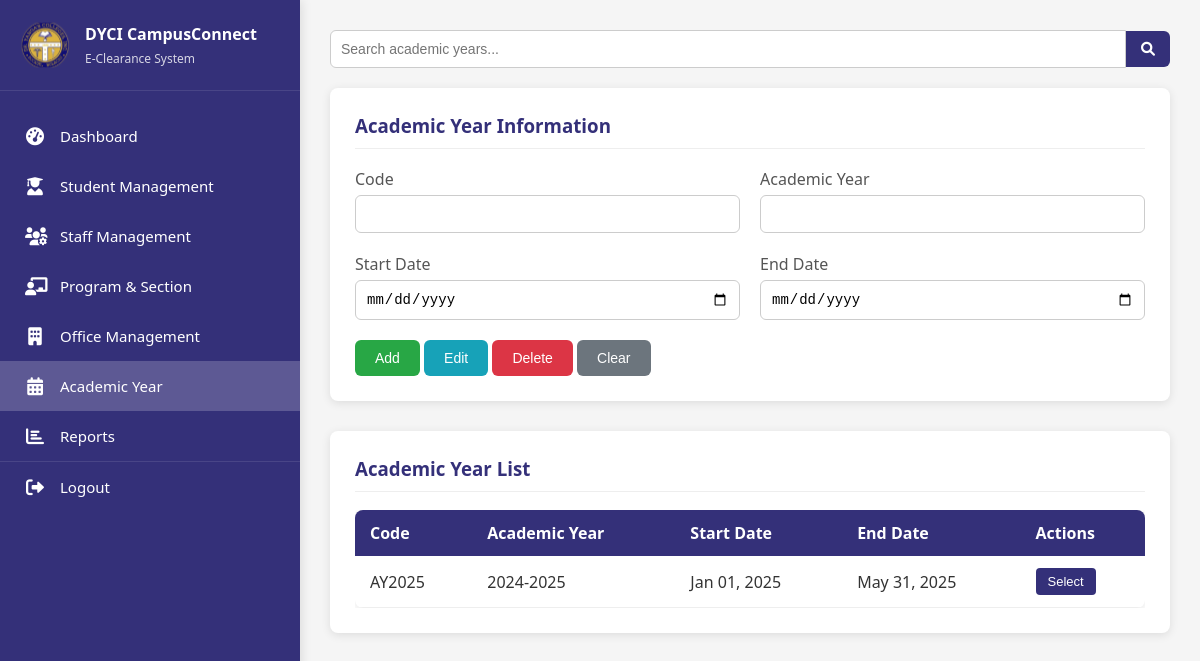
The page /refer/pages/academicyear.php on the database its author committed.
### tables this page shows
CREATE TABLE `academicyears` (
  `Code` varchar(50) NOT NULL,
  `AcademicYear` varchar(50) NOT NULL,
  `StartDate` date NOT NULL,
  `EndDate` date NOT NULL
);

### refer/pages/academicyear.php (the view, shortened to what this page needs)
<?php
include '../includes/db_connect.php';
$search_query = isset($_POST['search_query']) ? $_POST['search_query'] : '';
$ay_sql = "SELECT * FROM academicyears";
$ay_result = $conn->query($ay_sql);
?>
<!DOCTYPE html>
<html lang="en">
<head>
<link rel="stylesheet" href="https://cdnjs.cloudflare.com/ajax/libs/font-awesome/6.0.0/css/all.min.css">
</head>
<body>
<nav class="sidebar">
    <div class="logo-container">
        <img src="../assets/dyci_logo.svg" alt="DYCI Logo" class="logo">
        <div class="logo-text">
            <h2>DYCI CampusConnect</h2>
            <p>E-Clearance System</p>
        </div>
    </div>
    <ul>
        <?php $current_page = basename($_SERVER['PHP_SELF']); ?>
        <li <?php echo ($current_page == 'dashboard.php') ? 'class="active"' : ''; ?>><a href="dashboard.php"><i class="fas fa-tachometer-alt icon"></i> Dashboard</a></li>
        <li <?php echo ($current_page == 'student_management.php') ? 'class="active"' : ''; ?>><a href="student_management.php"><i class="fas fa-user-graduate icon"></i> Student Management</a></li>
        <li <?php echo ($current_page == 'staff_management.php') ? 'class="active"' : ''; ?>><a href="staff_management.php"><i class="fas fa-users-cog icon"></i> Staff Management</a></li>
        <li <?php echo ($current_page == 'program_section.php') ? 'class="active"' : ''; ?>><a href="program_section.php"><i class="fas fa-chalkboard-teacher icon"></i> Program & Section</a></li>
        <li <?php echo ($current_page == 'office_management.php') ? 'class="active"' : ''; ?>><a href="office_management.php"><i class="fas fa-building icon"></i> Office Management</a></li>
        <li <?php echo ($current_page == 'academicyear.php') ? 'class="active"' : ''; ?>><a href="academicyear.php"><i class="fas fa-calendar-alt icon"></i> Academic Year</a></li>
        <li <?php echo ($current_page == 'reports.php') ? 'class="active"' : ''; ?>><a href="reports.php"><i class="fas fa-chart-bar icon"></i> Reports</a></li>
        <li class="logout"><a href="../includes/logout.php"><i class="fas fa-sign-out-alt icon"></i> Logout</a></li>
    </ul>
</nav>
<div class="container">
    <div class="search-container">
        <form method="POST" class="search-form">
            <div class="search-input-group">
                <input type="text" name="search_query" placeholder="Search academic years..."
                       value="<?php echo htmlspecialchars($search_query); ?>">
                <button type="submit" name="search" class="search-button">
                    <i class="fas fa-search"></i>
                </button>
            </div>
        </form>
    </div>
    <div class="panel">
        <h3>Academic Year Information</h3>
        <form method="POST">
            <div class="form-row">
                <div class="form-group">
                    <label>Code</label>
                    <input type="text" id="code" name="code" required>
                </div>
                <div class="form-group">
                    <label>Academic Year</label>
                    <input type="text" id="academic_year" name="academic_year" required>
                </div>
            </div>
            <div class="form-row">
                <div class="form-group">
                    <label>Start Date</label>
                    <input type="date" id="start_date" name="start_date" required>
                </div>
                <div class="form-group">
                    <label>End Date</label>
                    <input type="date" id="end_date" name="end_date" required>
                </div>
            </div>
            <div class="form-buttons">
                <button type="submit" name="add_ay">Add</button>
                <button type="submit" name="edit_ay">Edit</button>
                <button type="submit" name="delete_ay" onclick="return confirm('Are you sure you want to delete this academic year?');">Delete</button>
                <button type="button" onclick="clearForm()">Clear</button>
            </div>
        </form>
    </div>
    <div class="panel">
        <h3>Academic Year List</h3>
        <div class="scrollable-content">
            <table>
                <thead>
                    <tr>
                        <th>Code</th>
                        <th>Academic Year</th>
                        <th>Start Date</th>
                        <th>End Date</th>
                        <th>Actions</th>
                    </tr>
                </thead>
                <tbody>
                    <?php while ($ay = $ay_result->fetch_assoc()) { ?>
                        <tr onclick="selectAY('<?php echo $ay['Code']; ?>', '<?php echo $ay['AcademicYear']; ?>', '<?php echo $ay['StartDate']; ?>', '<?php echo $ay['EndDate']; ?>')">
                            <td><?php echo $ay['Code']; ?></td>
                            <td><?php echo $ay['AcademicYear']; ?></td>
                            <td><?php echo date('M d, Y', strtotime($ay['StartDate'])); ?></td>
                            <td><?php echo date('M d, Y', strtotime($ay['EndDate'])); ?></td>
                            <td><button type="button">Select</button></td>
                        </tr>
                    <?php } ?>
                </tbody>
            </table>
        </div>
    </div>
</div>
</body>
</html>

### refer/pages/academicyear.php (style rules this page uses)
body { font-family: 'Segoe UI', Tahoma, Geneva, Verdana, sans-serif; margin: 0; padding: 0; background-color: #f5f5f5; color: #333; display: flex; min-height: 100vh; }
.sidebar { width: 300px; background-color: #343079; color: white; height: 100vh; position: fixed; padding: 20px 0; box-shadow: 2px 0 10px rgba(0,0,0,0.1); overflow-y: auto; transition: all 0.3s; }
.logo-container { display: flex; align-items: center; padding: 0 20px 20px; border-bottom: 1px solid rgba(255,255,255,0.1); margin-bottom: 20px; }
.logo { width: 50px; height: 50px; margin-right: 15px; }
.logo-text h2 { font-size: 16px; margin: 0 0 5px 0; font-weight: 600; }
.logo-text p { font-size: 12px; margin: 0; opacity: 0.8; }
.sidebar ul { list-style: none; padding: 0; margin: 0; }
.sidebar li a { display: flex; align-items: center; padding: 15px 25px; color: white; text-decoration: none; transition: all 0.3s; font-size: 15px; }
.sidebar li.active a { background-color: rgba(255,255,255,0.2); }
.sidebar li.logout { margin-top: auto; border-top: 1px solid rgba(255,255,255,0.1); }
.sidebar .icon { margin-right: 15px; font-size: 18px; width: 20px; text-align: center; }
.container { flex: 1; margin-left: 300px; padding: 30px; display: flex; flex-direction: column; min-height: 100vh; box-sizing: border-box; overflow-y: auto; }
.panel { background-color: #fff; padding: 25px; border-radius: 8px; box-shadow: 0 2px 10px rgba(0,0,0,0.1); margin-bottom: 30px; }
.panel h3 { margin-top: 0; color: #343079; border-bottom: 1px solid #eee; padding-bottom: 10px; }
.form-row { display: flex; gap: 20px; margin-bottom: 20px; flex-wrap: wrap; }
.form-group { flex: 1; display: flex; flex-direction: column; }
.form-group label { margin-bottom: 5px; font-weight: 500; color: #555; }
.form-group input, .form-group select { padding: 10px; font-size: 14px; border: 1px solid #ccc; border-radius: 6px; transition: 0.3s; }
.form-buttons button { border: none; padding: 10px 20px; border-radius: 6px; font-size: 14px; cursor: pointer; transition: 0.3s; color: white; }
.form-buttons button[name="add_ay"] { background-color: #28a745; }
.form-buttons button[name="edit_ay"] { background-color: #17a2b8; }
.form-buttons button[name="delete_ay"] { background-color: #dc3545; }
.form-buttons button[type="button"] { background-color: #6c757d; }
.search-container { margin-bottom: 20px; }
.search-form { display: flex; justify-content: space-between; align-items: center; }
.search-input-group { display: flex; align-items: center; width: 100%; }
.search-input-group input { flex: 1; padding: 10px; border: 1px solid #ccc; border-radius: 6px 0 0 6px; font-size: 14px; }
.search-button, .clear-search-button { padding: 10px 15px; background-color: #343079; color: white; border: none; font-size: 14px; border-radius: 0 6px 6px 0; cursor: pointer; transition: 0.3s; }
.scrollable-content { overflow-x: auto; }
table { width: 100%; border-collapse: collapse; background: white; box-shadow: 0 2px 10px rgba(0,0,0,0.1); border-radius: 8px; overflow: hidden; }
th, td { padding: 12px 15px; text-align: left; }
thead th { background-color: #343079; color: white; }
tbody tr { border-bottom: 1px solid #eee; cursor: pointer; }
tbody td button { background-color: #343079; color: white; border: none; padding: 6px 12px; border-radius: 4px; cursor: pointer; font-size: 13px; }

### rows shown on the page
academicyears: Code "AY2025", AcademicYear "2024-2025", StartDate "Jan 01, 2025", EndDate "May 31, 2025"
